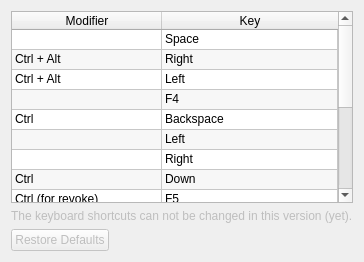
     <widget class="QWidget" name="tab_keys">
      <property name="enabled">
       <bool>true</bool>
      </property>
      <attribute name="icon">
       <iconset resource="ipponboard.qrc">
        <normaloff>:/res/icons/keyboard.png</normaloff>:/res/icons/keyboard.png</iconset>
      </attribute>
      <attribute name="title">
       <string>Keyboard</string>
      </attribute>
      <layout class="QVBoxLayout" name="verticalLayout_7">
       <item>
        <widget class="QTableWidget" name="tableWidget_keys">
         <property name="enabled">
          <bool>true</bool>
         </property>
         <property name="frameShape">
          <enum>QFrame::StyledPanel</enum>
         </property>
         <property name="frameShadow">
          <enum>QFrame::Sunken</enum>
         </property>
         <property name="verticalScrollBarPolicy">
          <enum>Qt::ScrollBarAsNeeded</enum>
         </property>
         <property name="horizontalScrollBarPolicy">
          <enum>Qt::ScrollBarAsNeeded</enum>
         </property>
         <property name="editTriggers">
          <set>QAbstractItemView::NoEditTriggers</set>
         </property>
         <property name="showDropIndicator" stdset="0">
          <bool>false</bool>
         </property>
         <property name="dragDropOverwriteMode">
          <bool>false</bool>
         </property>
         <property name="alternatingRowColors">
          <bool>true</bool>
         </property>
         <property name="selectionMode">
          <enum>QAbstractItemView::SingleSelection</enum>
         </property>
         <property name="showGrid">
          <bool>true</bool>
         </property>
         <property name="gridStyle">
          <enum>Qt::SolidLine</enum>
         </property>
         <attribute name="horizontalHeaderCascadingSectionResizes">
          <bool>true</bool>
         </attribute>
         <attribute name="horizontalHeaderDefaultSectionSize">
          <number>150</number>
         </attribute>
         <attribute name="horizontalHeaderStretchLastSection">
          <bool>true</bool>
         </attribute>
         <attribute name="verticalHeaderVisible">
          <bool>false</bool>
         </attribute>
         <attribute name="verticalHeaderDefaultSectionSize">
          <number>20</number>
         </attribute>
         <attribute name="verticalHeaderMinimumSectionSize">
          <number>15</number>
         </attribute>
         <attribute name="verticalHeaderStretchLastSection">
          <bool>false</bool>
         </attribute>
         <row>
          <property name="text">
           <string>Hajime/Mate</string>
          </property>
         </row>
         <row>
          <property name="text">
           <string>Next</string>
          </property>
         </row>
         <row>
          <property name="text">
           <string>Prev</string>
          </property>
         </row>
         <row>
          <property name="text">
           <string>Result Screen</string>
          </property>
         </row>
         <row>
          <property name="text">
           <string>Reset all</string>
          </property>
         </row>
         <row>
          <property name="text">
           <string>Osaekomi/Toketa (blue)</string>
          </property>
         </row>
         <row>
          <property name="text">
           <string>Osaekomi/Toketa (white)</string>
          </property>
         </row>
         <row>
          <property name="text">
           <string>Reset Hold Time</string>
          </property>
         </row>
         <row>
          <property name="text">
           <string>+/- Ippon (blue)</string>
          </property>
         </row>
         <row>
          <property name="text">
           <string>+/- Wazaari (blue)</string>
          </property>
         </row>
         <row>
          <property name="text">
           <string>+/- Yuko (blue)</string>
          </property>
         </row>
         <row>
          <property name="text">
           <string>+/- Shido (blue)</string>
          </property>
         </row>
         <row>
          <property name="text">
           <string>+/- Ippon (white)</string>
          </property>
         </row>
         <row>
          <property name="text">
           <string>+/- Wazaari (white)</string>
          </property>
         </row>
         <row>
          <property name="text">
           <string>+/- Yuko (white)</string>
          </property>
         </row>
         <row>
          <property name="text">
           <string>+/- Shido (white)</string>
          </property>
         </row>
         <column>
          <property name="text">
           <string>Modifier</string>
          </property>
         </column>
         <column>
          <property name="text">
           <string>Key</string>
          </property>
         </column>
         <item row="0" column="1">
          <property name="text">
           <string>Space</string>
          </property>
         </item>
         <item row="1" column="0">
          <property name="text">
           <string>Ctrl + Alt</string>
          </property>
         </item>
         <item row="1" column="1">
          <property name="text">
           <string>Right</string>
          </property>
         </item>
         <item row="2" column="0">
          <property name="text">
           <string>Ctrl + Alt</string>
          </property>
         </item>
         <item row="2" column="1">
          <property name="text">
           <string>Left</string>
          </property>
         </item>
         <item row="3" column="1">
          <property name="text">
           <string>F4</string>
          </property>
         </item>
         <item row="4" column="0">
          <property name="text">
           <string>Ctrl</string>
          </property>
         </item>
         <item row="4" column="1">
          <property name="text">
           <string>Backspace</string>
          </property>
         </item>
         <item row="5" column="1">
          <property name="text">
           <string>Left</string>
          </property>
         </item>
         <item row="6" column="1">
          <property name="text">
           <string>Right</string>
          </property>
         </item>
         <item row="7" column="0">
          <property name="text">
           <string>Ctrl</string>
          </property>
         </item>
         <item row="7" column="1">
          <property name="text">
           <string>Down</string>
          </property>
         </item>
         <item row="8" column="0">
          <property name="text">
           <string>Ctrl (for revoke)</string>
          </property>
         </item>
         <item row="8" column="1">
          <property name="text">
           <string>F5</string>
          </property>
         </item>
         <item row="9" column="0">
          <property name="text">
           <string>Ctrl (for revoke)</string>
          </property>
         </item>
         <item row="9" column="1">
          <property name="text">
           <string>F6</string>
          </property>
         </item>
         <item row="10" column="0">
          <property name="text">
           <string>Ctrl (for revoke)</string>
          </property>
         </item>
         <item row="10" column="1">
          <property name="text">
           <string>F7</string>
          </property>
         </item>
         <item row="11" column="0">
          <property name="text">
           <string>Ctrl (for revoke)</string>
          </property>
         </item>
         <item row="11" column="1">
          <property name="text">
           <string>F8</string>
          </property>
         </item>
         <item row="12" column="0">
          <property name="text">
           <string>Ctrl (for revoke)</string>
          </property>
         </item>
         <item row="12" column="1">
          <property name="text">
           <string>F9</string>
          </property>
         </item>
         <item row="13" column="0">
          <property name="text">
           <string>Ctrl (for revoke)</string>
          </property>
         </item>
         <item row="13" column="1">
          <property name="text">
           <string>F10</string>
          </property>
         </item>
         <item row="14" column="0">
          <property name="text">
           <string>Ctrl (for revoke)</string>
          </property>
         </item>
         <item row="14" column="1">
          <property name="text">
           <string>F11</string>
          </property>
         </item>
         <item row="15" column="0">
          <property name="text">
           <string>Ctrl (for revoke)</string>
          </property>
         </item>
         <item row="15" column="1">
          <property name="text">
           <string notr="true">F12</string>
          </property>
         </item>
        </widget>
       </item>
       <item>
        <widget class="QLabel" name="label_5">
         <property name="enabled">
          <bool>false</bool>
         </property>
         <property name="text">
          <string>The keyboard shortcuts can not be changed in this version (yet).</string>
         </property>
        </widget>
       </item>
       <item>
        <widget class="QDialogButtonBox" name="buttonBox_3">
         <property name="enabled">
          <bool>false</bool>
         </property>
         <property name="orientation">
          <enum>Qt::Horizontal</enum>
         </property>
         <property name="standardButtons">
          <set>QDialogButtonBox::RestoreDefaults</set>
         </property>
        </widget>
       </item>
      </layout>
     </widget>
